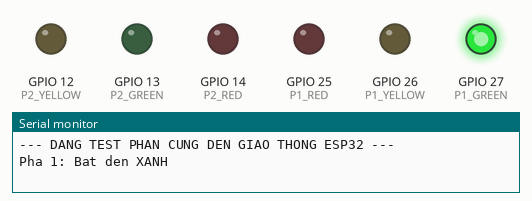
Simulated run of this sketch. Board: ESP32. Parts: output pins drawn as LEDs (lit = HIGH), the last lines printed to the serial monitor.

Above: at 0.7 s.
At 3.2 s:
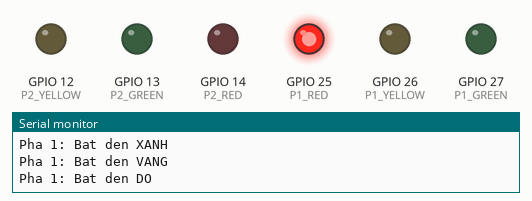
At 4.7 s:
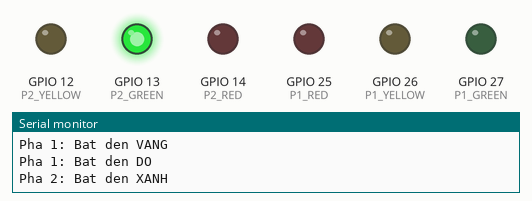
At 7.2 s:
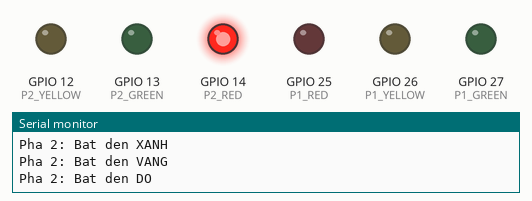
At 9.0 s:
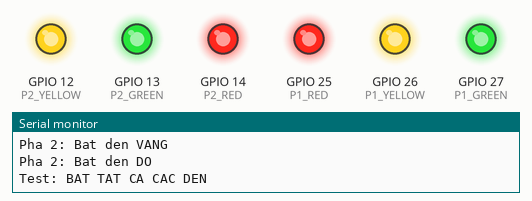
At 13.0 s:
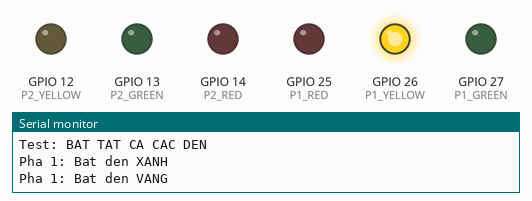
Timing chart, 0 to 14.3 s (numbered marks = the images above):
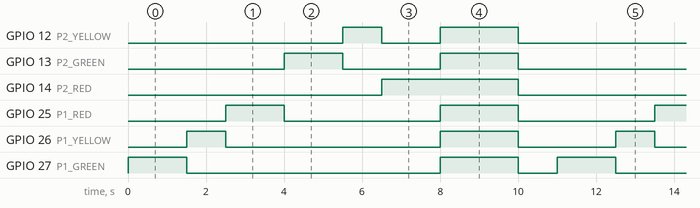

Measured:
- by itself, GPIO 12 (P2_YELLOW): repeats every 11.0 s: LOW 1.5 s, HIGH 2.0 s, LOW 6.5 s, HIGH 1.0 s
- by itself, GPIO 13 (P2_GREEN): repeats every 11.0 s: LOW 2.5 s, HIGH 2.0 s, LOW 5.0 s, HIGH 1.5 s
- by itself, GPIO 14 (P2_RED): alternates HIGH for 3.5 s and LOW for 7.5 s
- by itself, GPIO 25 (P1_RED): repeats every 11.0 s: LOW 4.0 s, HIGH 2.0 s, LOW 3.5 s, HIGH 1.5 s
- by itself, GPIO 26 (P1_YELLOW): repeats every 11.0 s: LOW 5.5 s, HIGH 2.0 s, LOW 2.5 s, HIGH 1.0 s
- by itself, GPIO 27 (P1_GREEN): repeats every 11.0 s: LOW 6.5 s, HIGH 2.0 s, LOW 1.0 s, HIGH 1.5 s

The sketch:

test_led_hardware.ino
```cpp
/*
 * TEST PHẦN CỨNG ĐÈN GIAO THÔNG - NHÓM 11
 * Mục đích: Kiểm tra các mối nối dây LED với ESP32 xem có sáng đủ các màu không.
 */

// Định nghĩa chân GPIO theo sơ đồ đã quy ước
#define P1_RED    25  // Pha 1 (Trục Dọc) - Đỏ (Đèn 1 & 2)
#define P1_YELLOW 26  // Pha 1 (Trục Dọc) - Vàng (Đèn 1 & 2)
#define P1_GREEN  27  // Pha 1 (Trục Dọc) - Xanh (Đèn 1 & 2)

#define P2_RED    14  // Pha 2 (Trục Ngang) - Đỏ (Đèn 3)
#define P2_YELLOW 12  // Pha 2 (Trục Ngang) - Vàng (Đèn 3)
#define P2_GREEN  13  // Pha 2 (Trục Ngang) - Xanh (Đèn 3)

void setup() {
  Serial.begin(115200);
  Serial.println("--- DANG TEST PHAN CUNG DEN GIAO THONG ESP32 ---");

  // Thiết lập các chân xuất tín hiệu OUTPUT
  pinMode(P1_RED, OUTPUT);
  pinMode(P1_YELLOW, OUTPUT);
  pinMode(P1_GREEN, OUTPUT);

  pinMode(P2_RED, OUTPUT);
  pinMode(P2_YELLOW, OUTPUT);
  pinMode(P2_GREEN, OUTPUT);

  // Tắt toàn bộ đèn ban đầu
  tatHetDen();
}

void loop() {
  // 1. Test Pha 1 (Trục Dọc): Lần lượt Xanh -> Vàng -> Đỏ
  Serial.println("Pha 1: Bat den XANH");
  tatHetDen();
  digitalWrite(P1_GREEN, HIGH);
  delay(1500);

  Serial.println("Pha 1: Bat den VANG");
  tatHetDen();
  digitalWrite(P1_YELLOW, HIGH);
  delay(1000);

  Serial.println("Pha 1: Bat den DO");
  tatHetDen();
  digitalWrite(P1_RED, HIGH);
  delay(1500);

  // 2. Test Pha 2 (Trục Ngang): Lần lượt Xanh -> Vàng -> Đỏ
  Serial.println("Pha 2: Bat den XANH");
  tatHetDen();
  digitalWrite(P2_GREEN, HIGH);
  delay(1500);

  Serial.println("Pha 2: Bat den VANG");
  tatHetDen();
  digitalWrite(P2_YELLOW, HIGH);
  delay(1000);

  Serial.println("Pha 2: Bat den DO");
  tatHetDen();
  digitalWrite(P2_RED, HIGH);
  delay(1500);

  // 3. Test sang dong thoi tat ca cac den
  Serial.println("Test: BAT TAT CA CAC DEN");
  digitalWrite(P1_RED, HIGH);
  digitalWrite(P1_YELLOW, HIGH);
  digitalWrite(P1_GREEN, HIGH);
  digitalWrite(P2_RED, HIGH);
  digitalWrite(P2_YELLOW, HIGH);
  digitalWrite(P2_GREEN, HIGH);
  delay(2000);

  tatHetDen();
  delay(1000);
}

void tatHetDen() {
  digitalWrite(P1_RED, LOW);
  digitalWrite(P1_YELLOW, LOW);
  digitalWrite(P1_GREEN, LOW);
  digitalWrite(P2_RED, LOW);
  digitalWrite(P2_YELLOW, LOW);
  digitalWrite(P2_GREEN, LOW);
}
```
